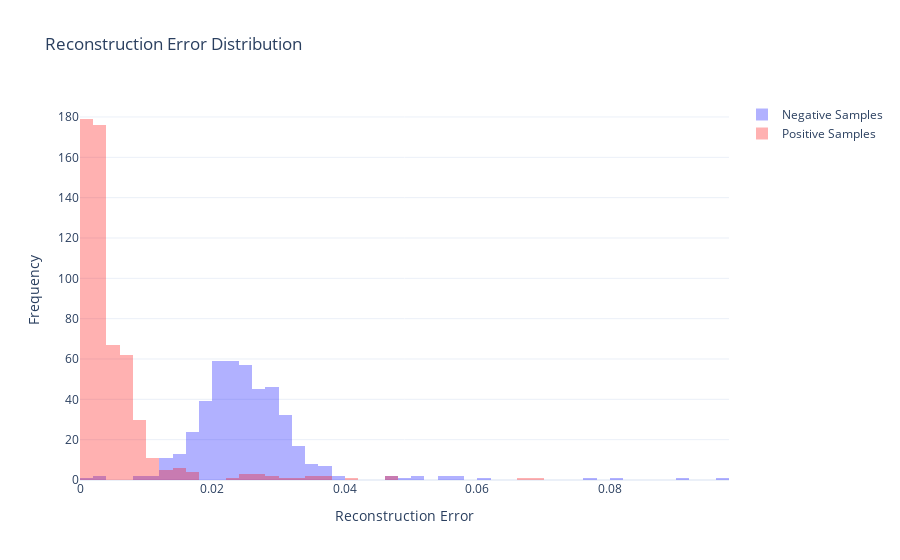

Notebook code cell kept with this figure:
### Markdown cell above
Plot reconstruction loss distribution

### Code cell
import plotly.graph_objects as go
import numpy as np

y_true_binary = np.array(y_true, dtype=int)

# Negative and Positive samples based on y_true_binary
negative_samples = reconstruction_error[y_true_binary == 0]
positive_samples = reconstruction_error[y_true_binary == 1]

# Create histogram for Negative Samples
hist_negative = go.Histogram(
    x=negative_samples,
    nbinsx=50,
    opacity=0.3,
    name="Negative Samples",
    marker_color="blue"
)

# Create histogram for Positive Samples
hist_positive = go.Histogram(
    x=positive_samples,
    nbinsx=50,
    opacity=0.3,
    name="Positive Samples",
    marker_color="red"
)

# Create figure and layout
fig = go.Figure()
fig.add_trace(hist_negative)
fig.add_trace(hist_positive)

# Update layout
fig.update_layout(
    title="Reconstruction Error Distribution",
    xaxis_title="Reconstruction Error",
    yaxis_title="Frequency",
    barmode="overlay",  # Overlay histograms
    template="plotly_white"
)

# Show figure
fig.show()

### Figure 1 — Plotly figure (JSON) as saved in the notebook; plotly's stock layout.template omitted (floating-point values rounded to 4 significant figures; data arrays with more than 128 entries replaced by an {"elided": "..."} marker saying what was removed)
{"data": [{"marker": {"color": "blue"}, "name": "Negative Samples", "nbinsx": 50, "opacity": 0.3, "type": "histogram", "x": {"elided": "440 float values"}}, {"marker": {"color": "red"}, "name": "Positive Samples", "nbinsx": 50, "opacity": 0.3, "type": "histogram", "x": {"elided": "560 float values"}}], "layout": {"barmode": "overlay", "title": {"text": "Reconstruction Error Distribution"}, "xaxis": {"title": {"text": "Reconstruction Error"}}, "yaxis": {"title": {"text": "Frequency"}}}}
